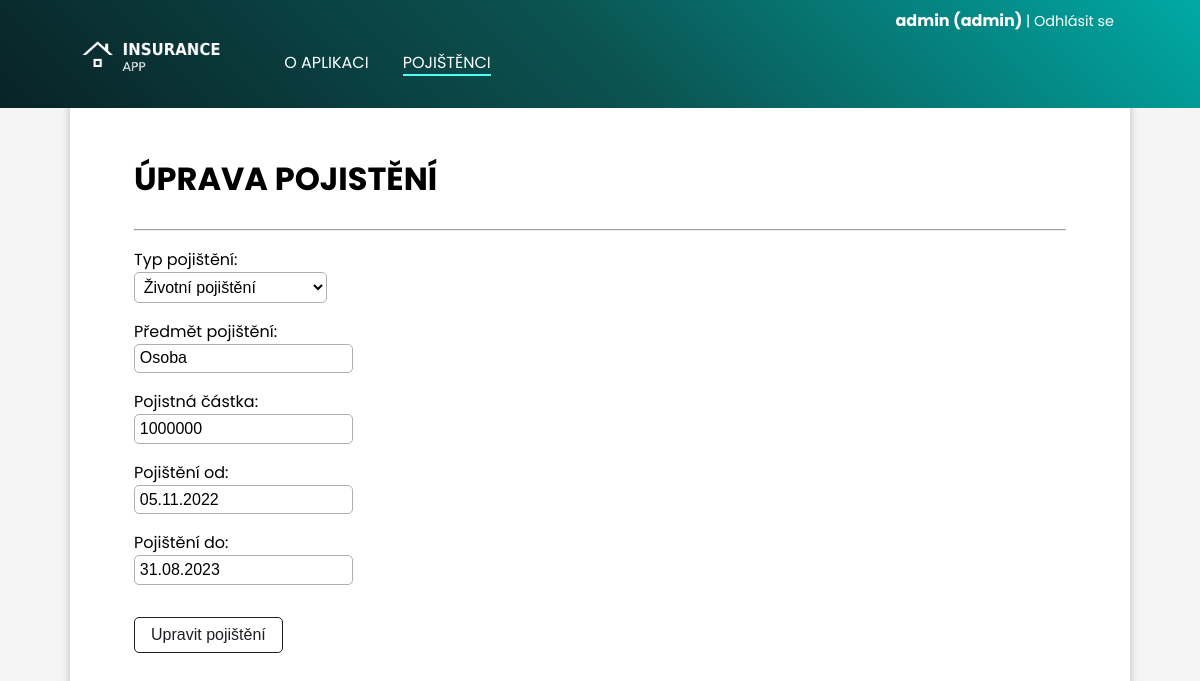
Before: /pojistenci/2/pojisteni/3/upravit (signed in) with the older database file.
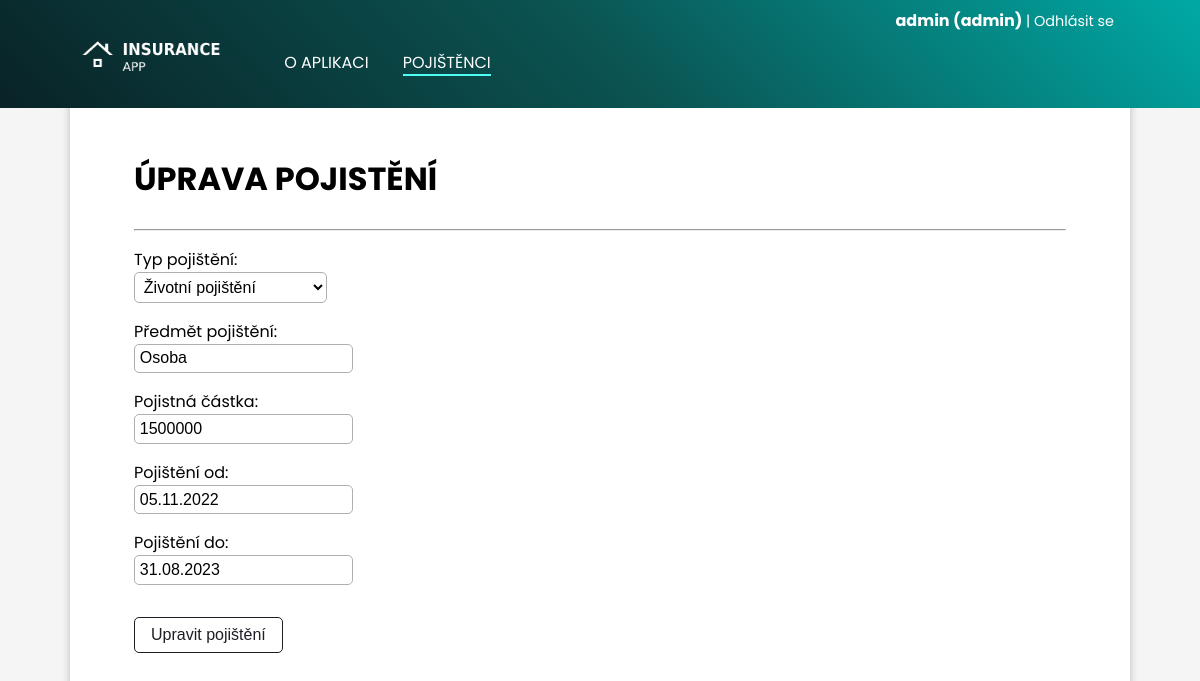
After: the same page with the newer database file.
### clients/models.py (models this page shows, shortened)
class Insurance(models.Model):
    TYPES_OF_INSURANCE = [
        ("MAJETEK", "Pojištění majetku"),
        ("HAVARIJNI", "Havarijní pojištění"),
        ("ZIVOTNI", "Životní pojištění"),
        ("URAZOVE", "Úrazové pojištění"),
        ("ODPOVEDNOSTI", "Pojištění odpovědnosti")
    ]
    insurance_type = models.CharField(max_length=30, choices=TYPES_OF_INSURANCE, verbose_name="Typ pojištění")
    subject = models.CharField(max_length=100, verbose_name="Předmět pojištění")
    amount = models.PositiveIntegerField(verbose_name="Pojistná částka")
    date_from = models.DateField(default=date.today, verbose_name="Pojištění od")
    date_to = models.DateField(default=date.today, verbose_name="Pojištění do")
    client = models.ForeignKey(Client, on_delete=models.CASCADE)

### clients/views.py (the view)
# urls.py: path("pojistenci/<int:pk>/pojisteni/<int:id>/upravit", views.edit_insurance, name="edit-insurance"),
@staff_member_required(login_url="/login/")
def edit_insurance(request, pk, id):
    insurance = Insurance.objects.get(id=id)
    form = CreateInsuranceForm(instance=insurance)
    if request.method == "POST":
        form = CreateInsuranceForm(request.POST, instance=insurance)
        if form.is_valid():
            form.save()
            return redirect("clients:insurance-detail", pk=insurance.client_id, id=insurance.id)
    return render(request, "clients/insurance_edit.html", {
        "form": form
    })

### clients/forms.py
class CreateInsuranceForm(forms.ModelForm):
    class Meta:
        model = Insurance
        fields = ["insurance_type", "subject", "amount", "date_from", "date_to"]

### clients/templates/clients/insurance_edit.html (shortened to what this page needs)
{% extends 'clients/layout.html' %}
{% block navigation %}
<li><a  href="{% url 'clients:index' %}">O&nbsp;aplikaci</a></li>
<li><a class="active" href="{% url 'clients:list-all-clients' %}">Pojištěnci</a></li>
{% endblock navigation %}
{% block section %}
<h1>Úprava pojistění</h1><hr>
    <form action="" method="post">
        {{ form.as_p }}
        <input class="custom-btn" type="submit" value="Upravit pojištění">
    </form>
{% endblock section %}

Changed rows visible on the page:
changed Insurance "Životní pojištění": amount "1000000" → "1500000"
